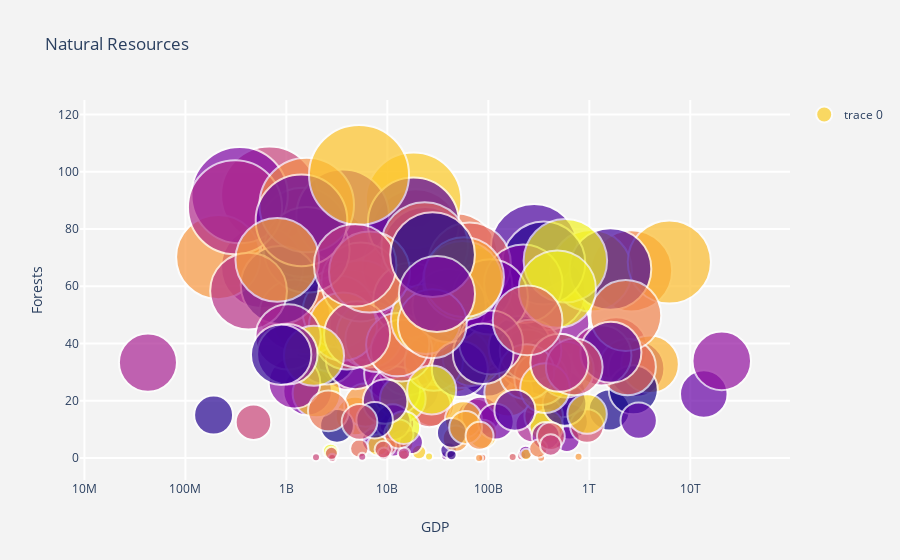

The cell this chart's notebook holds for it:
### Code cell
import pandas as pd
import numpy as np
import matplotlib.pyplot as plt
import wbdata
import plotly.graph_objects as go
import random

# Define datasets to retrieve from the World Bank API
indicators = {'AG.LND.FRST.ZS':'Natural Resources', 'NY.GDP.MKTP.CD':'GDP','SP.POP.TOTL':'Population'}

# Build Country List
countries = wbdata.get_country(display=False)  

country_list = []
country_names = []
color_list = []
i = 0

for country in countries:
    if country['region']['value'] != 'Aggregates':
        country_list.append(country['id'])
        country_names.append(country['name'])
        color_list.append(random.randint(1,255))
        
country_df = pd.DataFrame(country_list)

# Retrieve World Bank data
data = wbdata.get_dataframe(indicators,country=country_list,data_date=False,convert_date=True,keep_levels=True)

# Aggregate the data by Country
last_df = pd.DataFrame(data.groupby('country').agg(
    {
        'Natural Resources':'max',
        'GDP':'max',
        'Population':'max'  
    })).reset_index()


# Filter out bad data (report later)
last_df = last_df.fillna(0)
last_df = last_df[(last_df['Natural Resources'] > 0)]

# Build the Bubble Chart
area = 500
x = last_df['GDP']
y = last_df['Natural Resources']
z = last_df['Natural Resources']

sizeref = 2.*max(z)/(100**2)

# Create figure
fig = go.Figure(data=[go.Scatter(
    x=x, y=y,
    mode='markers',
    #text=hover_text,
    marker=dict(
        color=color_list,
        size=z,
        sizemode='area',
        sizeref=sizeref,
        sizemin=4)
)])

# Tune marker appearance and layout
fig.update_traces(mode='markers', marker=dict(sizemode='area',
                                              sizeref=sizeref, line_width=2))

fig.update_layout(
    title='Natural Resources',
    showlegend=True,
    xaxis=dict(
        title='GDP',
        gridcolor='white',
        type='log',
        gridwidth=2,
    ),
    yaxis=dict(
        title='Forests',
        gridcolor='white',
        gridwidth=2,
    ),
    paper_bgcolor='rgb(243, 243, 243)',
    plot_bgcolor='rgb(243, 243, 243)',
)
fig.show()


# Save Figure
#fig.savefig("CO2 Chart.png")

### Figure 1 — Plotly figure (JSON) as saved in the notebook; plotly's stock layout.template omitted (floating-point values rounded to 4 significant figures; data arrays with more than 128 entries replaced by an {"elided": "..."} marker saying what was removed)
{"data": [{"marker": {"color": {"elided": "218 int values"}, "line": {"width": 2}, "size": {"elided": "205 float values"}, "sizemin": 4, "sizemode": "area", "sizeref": 0.01978}, "mode": "markers", "type": "scatter", "x": {"elided": "205 float values"}, "y": {"elided": "205 float values"}}], "layout": {"paper_bgcolor": "rgb(243, 243, 243)", "plot_bgcolor": "rgb(243, 243, 243)", "showlegend": true, "title": {"text": "Natural Resources"}, "xaxis": {"gridcolor": "white", "gridwidth": 2, "title": {"text": "GDP"}, "type": "log"}, "yaxis": {"gridcolor": "white", "gridwidth": 2, "title": {"text": "Forests"}}}}
